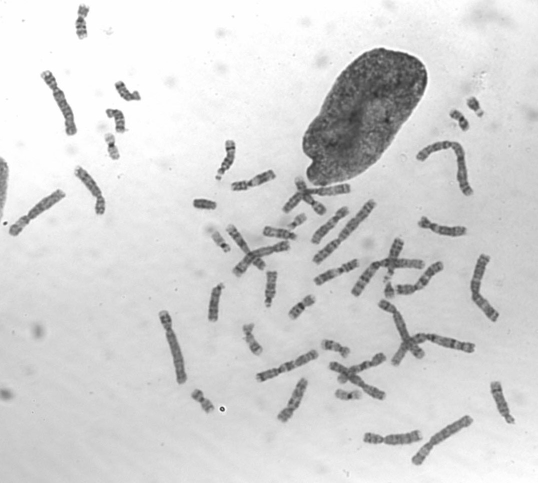
#> input picture input/chromosome_image.png, 1076 x 966 px (shown at 1/2 size)
$ python chromosome_detector.py
#> lines starting #> are read from the running program, lines starting #| are printed output that depends on the picture; after the words box and inside, x2 and y2 are one past the last pixel; in counts of white or black regions, pixels touching at a corner belong together
import cv2
import numpy as np
import os
from pathlib import Path


def extract_chromosomes(image_path,output_dir,min_area,max_area,padding):

    # Create output directory
#> called with image_path = 'input/chromosome_image.png', output_dir = 'output', min_area = 10, max_area = 50000, padding = 20
    Path(output_dir).mkdir(exist_ok=True)
    print(f"Directory ready: {os.path.abspath(output_dir)}/")

    # Read image
    img = cv2.imread(image_path)
#> img is the input picture: shape (966, 1076, 3); min 40, max 255, mean 212.4

    if img is None:
        raise ValueError(f"Could not read image from {image_path}")

    print(f"Image loaded successfully")
    print(f"  - Image size: {img.shape[1]} x {img.shape[0]} pixels")
#|   - Image size: 1076 x 966 pixels
    print(f"  - Color channels: {img.shape[2]}")
#|   - Color channels: 3


    # Convert to grayscale(openCV function)
    gray = cv2.cvtColor(img, cv2.COLOR_BGR2GRAY)
    print(f"Grayscale conversion complete")


    # Apply Gaussian blur to reduce noise
    # kernel size: 5x5
    # 0 (automatically select used SD value)
    blurred = cv2.GaussianBlur(gray, (5, 5), 0)
    print(f"Noise reduction complete")


    # Apply thresholding
    _, binary = cv2.threshold(blurred, 0, 255, cv2.THRESH_BINARY_INV + cv2.THRESH_OTSU)
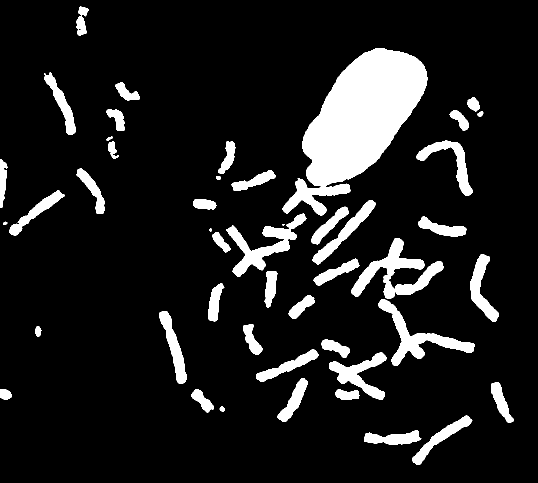
#> binary: shape (966, 1076) (shown at 1/2 size); 11.5% white; 48 white regions (1 under 20 px), largest, box (x1, y1, x2, y2) and area: (565, 96, 855, 431) 45731, (702, 476, 887, 597) 7259, (756, 598, 950, 731) 5775
    print(f"Binary segmentation complete")

    # Morphological operations
    kernel = np.ones((3, 3), np.uint8)
    binary = cv2.morphologyEx(binary, cv2.MORPH_CLOSE, kernel, iterations=2)
#> binary: shape (966, 1076); 11.6% white; 44 white regions, largest, box (x1, y1, x2, y2) and area: (565, 96, 855, 431) 45832, (702, 476, 950, 731) 13125, (453, 427, 613, 554) 5804
    binary = cv2.morphologyEx(binary, cv2.MORPH_OPEN, kernel, iterations=1)
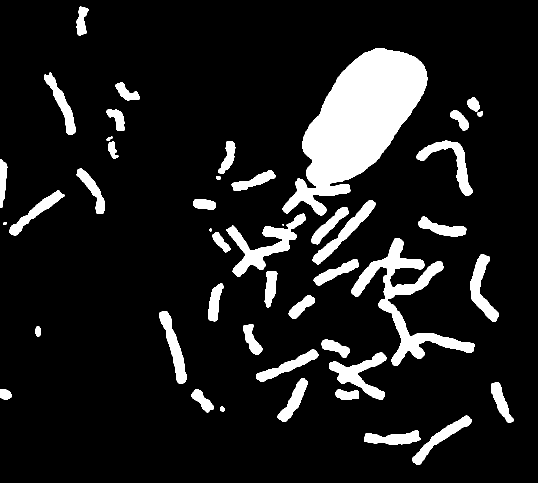
#> binary: shape (966, 1076) (shown at 1/2 size); 11.6% white; 46 white regions (1 under 20 px)
    print(f"Image cleanup complete")

    # Find contours
    contours, _ = cv2.findContours(binary, cv2.RETR_EXTERNAL, cv2.CHAIN_APPROX_SIMPLE)
#> contours = 46 contours, 1 with area under 20; largest, box (x1, y1, x2, y2) and area: (565, 96, 855, 431) 45292, (702, 476, 950, 731) 12461, (453, 427, 612, 554) 5474, (658, 705, 773, 800) 3586, (833, 281, 946, 392) 3016
    print(f"Found {len(contours)} contours")
#| Found 46 contours


    # Filter contours by area
    valid_contours = []
    for cnt in contours:
        area = cv2.contourArea(cnt)
        if min_area < area < max_area:
            valid_contours.append(cnt)
#> this loop made 46 passes
#> area on passes 1 to 12: 1901, 2393.5, 62, 703.5, 893, 358, 1453.5, 1819.5, 3586.5, 2118.5, 1008.5, 169.5
#> after the loop, valid_contours = 45 contours; largest, box (x1, y1, x2, y2) and area: (565, 96, 855, 431) 45292, (702, 476, 950, 731) 12461, (453, 427, 612, 554) 5474, (658, 705, 773, 800) 3586, (833, 281, 946, 392) 3016

    print(f"Filtered to {len(valid_contours)} valid chromosomes")
#| Filtered to 45 valid chromosomes


    # draw the chromosome boundaries box
    img_with_boxes = img.copy()

    # Store metadata (id, position, size, area, perimeter) of extracted chromosomes.
    chromosome_info = []
    for idx, cnt in enumerate(valid_contours):
        x, y, w, h = cv2.boundingRect(cnt)

        # Calculate area and perimeter
        area = cv2.contourArea(cnt)
        perimeter = cv2.arcLength(cnt, True)

        # Add padding around the chromosome
        x_start = max(0, x - padding)
        y_start = max(0, y - padding)
        x_end = min(img.shape[1], x + w + padding)
        y_end = min(img.shape[0], y + h + padding)

        # Extract chromosome region
        chromosome = img[y_start:y_end, x_start:x_end]

        # Save extracted chromosome
        output_path = os.path.join(output_dir, f'chromosome_{idx+1:03d}.png')
        cv2.imwrite(output_path, chromosome)

        # Store info
        chromosome_info.append({
            'id': idx + 1,
            'position': (x, y),
            'size': (w, h),
            'area': area,
            'perimeter': perimeter
        })

        # Prints save status, size, and area in the console.
        print(f"Saved: chromosome_{idx+1:03d}.png ({w}x{h} pixels, area={int(area)})")

        # Draw rectangle and label on visualization image
        cv2.rectangle(img_with_boxes, (x, y), (x+w, y+h), (0, 0, 255), 2)
        cv2.putText(img_with_boxes, str(idx+1), (x, y-5), cv2.FONT_HERSHEY_SIMPLEX, 0.5, (0, 0, 0), 2)
#> this loop made 45 passes
#> (x, y, w, h, area, perimeter, x_start, y_start) on passes 1 to 12: (728, 861, 114, 29, 1901, 274, 708, 841), (824, 831, 120, 98, 2393.5, 340, 804, 811), (440, 813, 9, 10, 62, 29.31, 420, 793), (671, 779, 47, 21, 703.5, 123.4, 651, 759), (383, 779, 45, 46, 893, 144, 363, 759), (0, 779, 23, 20, 358, 73.8, 0, 759), (982, 764, 46, 82, 1453.5, 210.4, 962, 744), (555, 756, 60, 88, 1819.5, 236.4, 535, 736), (658, 705, 115, 95, 3586.5, 461, 638, 685), (513, 699, 124, 65, 2118.5, 309, 493, 679), (643, 679, 57, 37, 1008.5, 155.3, 623, 659), (70, 653, 12, 20, 169.5, 52.38, 50, 633)
#| Saved: chromosome_001.png (114x29 pixels, area=1901)
#| Saved: chromosome_002.png (120x98 pixels, area=2393)
#| Saved: chromosome_003.png (9x10 pixels, area=62)
#| Saved: chromosome_004.png (47x21 pixels, area=703)
#| Saved: chromosome_005.png (45x46 pixels, area=893)
#| Saved: chromosome_006.png (23x20 pixels, area=358)
#| Saved: chromosome_007.png (46x82 pixels, area=1453)
#| Saved: chromosome_008.png (60x88 pixels, area=1819)
#> (further printed lines are left out)
#> pass 1, in extract_chromosomes, `chromosome = img[y_start:y_end, x_start:x_end]`:
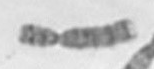
#> chromosome: shape (69, 154, 3); min 92, max 240, mean 202
#> pass 2, in extract_chromosomes, `chromosome = img[y_start:y_end, x_start:x_end]`:
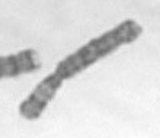
#> chromosome: shape (138, 160, 3); min 105, max 253, mean 216.8
#> pass 3, in extract_chromosomes, `chromosome = img[y_start:y_end, x_start:x_end]`:
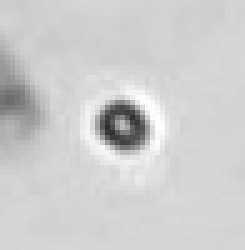
#> chromosome: shape (50, 49, 3) (shown 5 times larger); min 48, max 255, mean 205.7
#> after the loop:
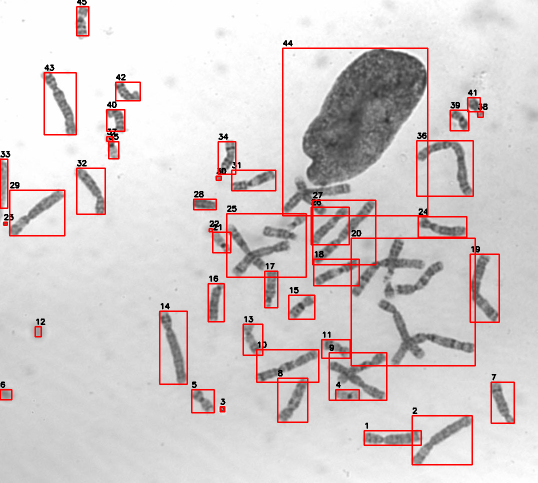
#> img_with_boxes: shape (966, 1076, 3) (shown at 1/2 size); 3.93% of pixels changed, all inside (x1, y1, x2, y2) = (0, 0, 1030, 931)
#> after the loop, chromosome_info = 45 items


    # Save annotated image
    annotated_path = os.path.join(output_dir, 'annotated_image.png')

    # img_with_boxes → chromosome boundaries + labels draw image
    cv2.imwrite(annotated_path, img_with_boxes)
    print(f"Saved: annotated_image.png")

    # Save binary mask
    binary_path = os.path.join(output_dir, 'binary_mask.png')
    cv2.imwrite(binary_path, binary)
    print(f"Saved: binary_mask.png")


    # Final summary

    print(f"\n Output location: {os.path.abspath(output_dir)}/")
#|  Output location: output/
    print(f"\n Summary:")
    print(f"  - Total chromosomes detected: {len(valid_contours)}")
#|   - Total chromosomes detected: 45
    return len(valid_contours)


def main():

    try:

        image_path="input/chromosome_image.png"
        output_dir='output'
        # Check if input file exists
        if not os.path.exists(image_path):
            raise FileNotFoundError(f"Input image not found: {image_path}")

        # Run detection
        num_chromosomes = extract_chromosomes(
            image_path="input/chromosome_image.png",
            output_dir='output',
            min_area=10,
            max_area=50000,
            padding=20
        )
#> num_chromosomes = 45

        print(f"SUCCESS: Extracted {num_chromosomes} chromosomes!")
#| SUCCESS: Extracted 45 chromosomes!
        print(f"\nAll results saved to: {os.path.abspath(output_dir)}/")

    except FileNotFoundError as e:
        print(f"ERROR: {e}")
        print("Please make sure the input image exists in the 'input' folder.")
    except Exception as e:
        print(f"ERROR: An unexpected error occurred: {e}")
        print("Please check your input image and try again.")


if __name__ == "__main__":
    main()
